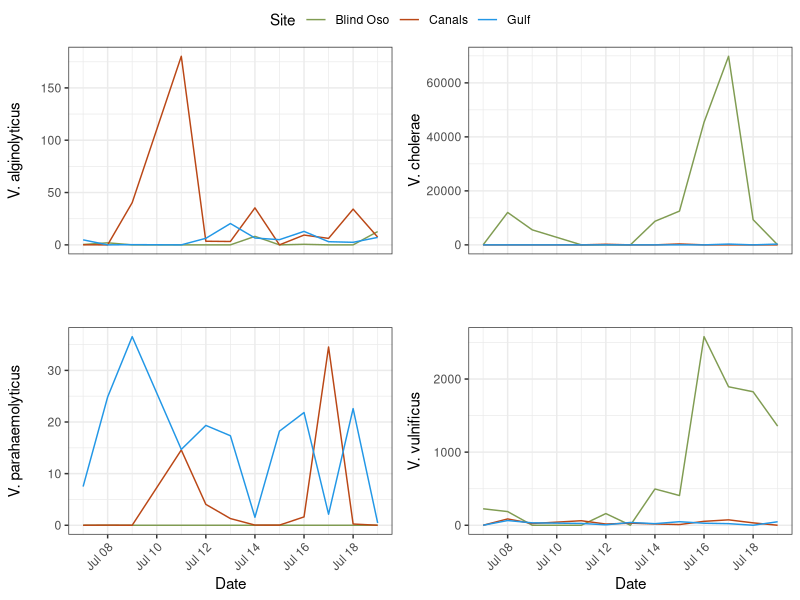
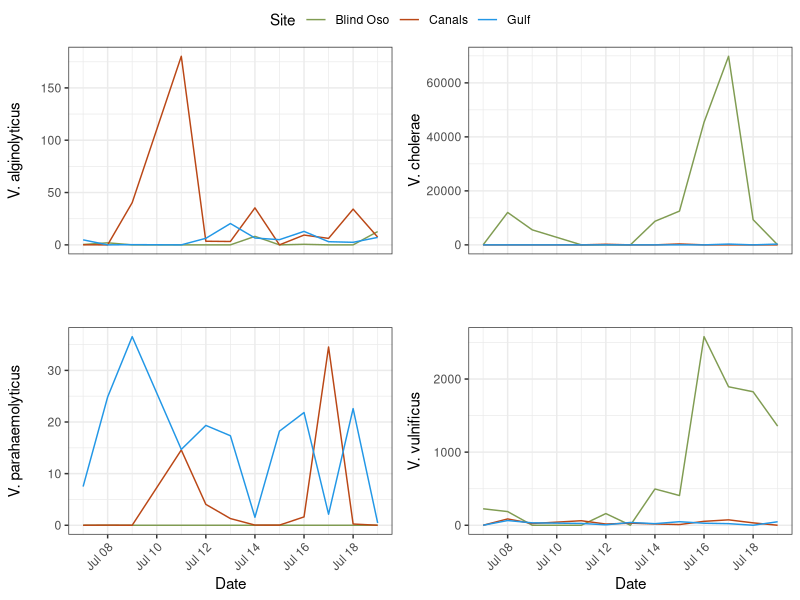

Here is the R script that generated these plots, in order: (Note: this script raises an error after producing the figures.)
## ---- chunk 1
library(here)
library(tidyverse)
library(lubridate)
library(ggpubr) #Stacking Plots
## ---- chunk 2
here<- here::here
rename<- dplyr::rename
## ---- chunk 3
master<- read_csv(here("data", "processed_data","tx_master.csv"))
## ---- chunk 4
master<-
  master %>%
  rename("Site" = "site")
## ---- chunk 5
#png(file = here("results", "plots", "species_specific", "vp_daily.png"))
 vp<-
   master %>%
   filter(Type %in% "Daily") %>%
  ggplot() + geom_line(
    aes(x = date,
        y = Vp,
        color = Site))+ 
  #facet_wrap(~site)  +
  labs(x = "Date",
       y = "V. parahaemolyticus")+
      # title = "Daily Vibrio parahaemolyticus",
       #caption = "BO was 1:10")+
  theme_bw()+
  theme(
    plot.title = element_text(hjust = 0.5),
    axis.text.x = element_text(hjust = 1, angle = 45),
    legend.position = "none")+
  scale_color_manual(values = c("Blind Oso" = "#809C52",
                                "Canals" = "#ba4716",
                                "Gulf" = "4c848c"))
# dev.off()
## ---- chunk 6
#png(file = here("results", "plots", "species_specific", "vv_daily.png"))
vv<-
 master %>%
   filter(Type %in% "Daily") %>%
  ggplot() + geom_line(
    aes(x = date,
        y = Vv,
        color = Site))+ 
 # facet_wrap(~site)  +
  labs(x = "Date",
       y = "V. vulnificus")+
     #  title = "Daily Vibrio vulnificus")+
  theme_bw()+
  theme(
    plot.title = element_text(hjust = 0.5),
    axis.text.x = element_text(hjust = 1, angle = 45),
    legend.position = "none")+ 
  scale_color_manual(values = c("Blind Oso" = "#809C52",
                                "Canals" = "#ba4716",
                                "Gulf" = "4c848c"))
#dev.off()

## ---- chunk 7
vc<-
  master %>%
   filter(Type %in% "Daily") %>%
  ggplot() + geom_line(
    aes(x = date,
        y = Vc,
        color = Site))+ 
  #facet_wrap(~site)  +
  labs(x = "",
       y = "V. cholerae",
       color = "Site")+
      # title = "Daily Vibrio cholerae ",
      # caption = "Blind Oso was 1:50")+
  theme_bw()+
  theme(
    plot.title = element_text(hjust = 0.5),
    axis.text.x = element_blank(),
    axis.ticks.x = element_blank(),
    legend.position = c(0.3,0.6))+ 
  scale_color_manual(values = c("Blind Oso" = "#809C52", #5 replicates
                                "Canals" = "#ba4716",#3
                                "Gulf" = "4c848c"))#3


## ---- chunk 8
va<-
  master %>%
   filter(Type %in% "Daily") %>%
  ggplot() + geom_line(
    aes(x = date,
        y = Va,
        color = Site))+ 
 # facet_wrap(~site)  +
  labs(x = "",
       y = "V. alginolyticus")+
       #title = "Daily Vibrio alginolyticus ")+
  theme_bw()+
  theme(
    plot.title = element_text(hjust = 0.5),
    axis.text.x = element_blank(),
    axis.ticks.x = element_blank(),
    legend.position = "none")+ 
  scale_color_manual(values = c("Blind Oso" = "#809C52", #5 replicates
                                "Canals" = "#ba4716",#3
                                "Gulf" = "4c848c"))#3


## ---- chunk 9
ggarrange(va,vc,vp,vv,
          ncol = 2,nrow =2,
          common.legend = TRUE,
          align = "hv")

ggsave(here('results', 'plots', 'qpcr', 'species','species_by_site.png'))
## ---- chunk 10
yeet<-
  master %>%
  filter(between(date, as.Date('2022-07-07'), as.Date('2022-07-19')),
         hr_cst %in% "01",
         !date %in% as.Date('2022-07-10')) %>%
  dplyr::select(Site, date, 
         Vc)
## ---- chunk 11
spp<-
  master %>%
  filter(hr_cst %in% "01",
         date %in% as.Date('2022-07-07') : as.Date('2022-07-19'))%>%
  select(date, Va, Vc, Vp, Vv, site)

va<-
  spp %>%
  select(site, date, Va) %>%
  mutate(species = "Va") %>% 
  rename("copies_mL" = "Va")

vc<-
  spp %>%
  select(site, date, Vc) %>%
  mutate(species = "Vc") %>% 
  rename("copies_mL" = "Vc")

vp<-
  spp %>%
  select(site, date, Vp) %>%
  mutate(species = "Vp") %>% 
  rename("copies_mL" = "Vp")

vv<-
  spp %>%
  select(site, date, Vv) %>%
  mutate(species = "Vv") %>% 
  rename("copies_mL" = "Vv")

spp<-
  rbind(va,vc,vv,vp)
## ---- chunk 12
bo_spp<-
  spp %>%
  filter(site %in% "Blind Oso") %>%
  ggplot() + geom_line(
    aes(x = date,
        y = copies_mL,
        color = species)) +
  theme_bw() +
  labs(x = "Date",
       y = "Gene Copies per mL",
       title = "Blind Oso",
       color = "Species") +
  theme(legend.position = c(0.25, 0.8),
        legend.background = element_blank(),
        legend.box.background = element_rect(colour = "black"),
        axis.text.x = element_text(hjust = 1, angle = 45))
bo_spp
  
ggsave(here("results", "plots", "qpcr","bo_all_daily.png"))
## ---- chunk 13
c2_spp<-
  spp %>%
  filter(site %in% "Canals") %>%
  ggplot() + geom_line(
    aes(x = date,
        y = copies_mL,
        color = species)) +
  theme_bw() +
  labs(x = "Date",
       y = "Gene Copies per mL",
       title = "Canals",
       color = "Species") +
  theme(legend.position = "none",
         axis.text.x = element_text(hjust = 1, angle = 45))
c2_spp
  
ggsave(here("results", "plots", "qpcr","c2_all_daily.png"))
## ---- chunk 14
rd_spp<-
  spp %>%
  filter(site %in% "Gulf") %>%
  ggplot() + geom_line(
    aes(x = date,
        y = copies_mL,
        color = species))+
  theme_bw() +
  labs(x = "Date",
       y = "Gene Copies per mL",
       title = "Gulf",
       color = "Species") +
  theme(legend.position = "none",
         axis.text.x = element_text(hjust = 1, angle = 45))
rd_spp
  
ggsave(here("results", "plots", "qpcr","rd_all_daily.png"))
## ---- chunk 15
all_spp<-
  ggarrange(bo_spp, c2_spp, rd_spp,
            nrow = 1,
            ncol = 3)
all_spp

ggsave(here("results", "plots", "qpcr","species_all_daily.png"))
## ---- chunk 16
clean<-
  spp %>%
  filter(site %in% "Gulf" &
         species %in% "Vc")
## ---- chunk 17
clean<-
  clean %>%
  filter(between(date, as.Date('2022-07-07'), as.Date('2022-07-13')))

mean(clean$copies_mL)
## ---- chunk 18
#png(file = here("results", "plots", "species_specific", "vp_mon.png"))

  master %>%
  filter(Type %in% "Monthly") %>%
  ggplot() +
    geom_line(
    aes(
      x = date,
      y = Vp,
      color = site),
    size = 1)+ 
  theme_bw()+
     labs(title = "Vp",
       x = "Date",
       y = "Vibrio gene copies/mL") +
    facet_wrap(~site) +
  theme(axis.text.x = element_text(hjust = 1, angle = 45),
        plot.title = element_text(hjust = 0.5),
        legend.position = "none") +
  scale_color_manual(values = c("Blind Oso" = "#809C52",
                                "Canals" = "#ba4716",
                                "Gulf" = "4c848c"))+
  scale_x_date(date_breaks = "1 month", date_labels = "%b")

#dev.off()

 ggsave(here("results", "plots", "qpcr","vp_monthly.png"))
## ---- chunk 19
#png(file = here("results", "plots", "species_specific", "vv_mon.png"))
  master %>%
  filter(Type %in% "Monthly") %>%
  ggplot() +
    geom_line(
    aes(
      x = date,
      y = Vv,
      color = site),
    size = 1)+ 
  theme_bw()+
     labs(title = "Vv",
       x = "Date",
       y = "Vibrio gene copies/mL") +
    facet_wrap(~site) +
  theme(axis.text.x = element_text(hjust = 1, angle = 45),
        plot.title = element_text(hjust = 0.5),
        legend.position = "none") +
  scale_color_manual(values = c("Blind Oso" = "#809C52",
                                "Canals" = "#ba4716",
                                "Gulf" = "4c848c"))+
  scale_x_date(date_breaks = "1 month", date_labels = "%b")
#dev.off()

  ggsave(here("results", "plots", "qpcr","vv_monthly.png"))
## ---- chunk 20
  master %>%
  filter(Type %in% "Monthly") %>%
  ggplot() +
    geom_line(
    aes(
      x = date,
      y = Va,
      color = site),
    size = 1)+ 
  theme_bw()+
     labs(title = "Va",
       x = "Date",
       y = "Vibrio gene copies/mL") +
    facet_wrap(~site) +
  theme(axis.text.x = element_text(hjust = 1, angle = 45),
        plot.title = element_text(hjust = 0.5),
        legend.position = "none") +
  scale_color_manual(values = c("Blind Oso" = "#809C52",
                                "Canals" = "#ba4716",
                                "Gulf" = "4c848c"))+
  scale_x_date(date_breaks = "1 month", date_labels = "%b")
#dev.off()

 ggsave(here("results", "plots","qpcr", "va_monthly.png"))
## ---- chunk 21
  master %>%
  filter(Type %in% "Monthly") %>%
  ggplot() +
    geom_line(
    aes(
      x = date,
      y = Vc,
      color = site),
    size = 1)+ 
  theme_bw()+
     labs(title = "Vc",
       x = "Date",
       y = "Vibrio gene copies/mL") +
    facet_wrap(~site) +
  theme(axis.text.x = element_text(hjust = 1, angle = 45),
        plot.title = element_text(hjust = 0.5),
        legend.position = "none") +
  scale_color_manual(values = c("Blind Oso" = "#809C52",
                                "Canals" = "#ba4716",
                                "Gulf" = "4c848c"))+
  scale_x_date(date_breaks = "1 month", date_labels = "%b")
#dev.off()

 ggsave(here("results", "plots","qpcr", "vc_monthly.png"))
 
## ---- chunk 22
bo_spp_monthly<-
  master %>%
  filter(Type %in% "Monthly",
         site %in% "Blind Oso") %>%
  ggplot() +
  geom_line(
    aes(
      x = date,
      y = Vc),
      color = "#00BFC4",
    size = 1)+ 
  geom_line(
    aes(
      x = date,
      y = Vv),
      color = "#00BA38",
    size = 1)+ 
    geom_line(
    aes(
      x = date,
      y = Vp),
      color = "#C77CFF",
    size = 1)+ 
  theme_bw()+
     labs(title = "Vibrio Species at Blind Oso",
       x = "Date",
       y = "Vibrio gene copies/mL") +
  theme(axis.text.x = element_text(hjust = 1, angle = 45),
        plot.title = element_text(hjust = 0.5),
        legend.position = "none") 

bo_spp_monthly

#dev.off()
 ggsave(here("results", "plots","qpcr", "bo_all_monthly.png"))
## ---- chunk 23
c2_spp_monthly<-
  master %>%
  filter(Type %in% "Monthly",
         site %in% "Canals") %>%
  ggplot() +
  geom_line(
    aes(
      x = date,
      y = Vc),
      color = "#00BFC4",
    size = 1)+ 
  geom_line(
    aes(
      x = date,
      y = Vv),
      color = "#00BA38",
    size = 1)+ 
    geom_line(
    aes(
      x = date,
      y = Vp),
      color = "#C77CFF",
    size = 1)+ 
  theme_bw()+
     labs(title = "Vibrio Species at Canals",
       x = "Date",
       y = "Vibrio gene copies/mL") +
  theme(axis.text.x = element_text(hjust = 1, angle = 45),
        plot.title = element_text(hjust = 0.5),
        legend.position = "none") 

c2_spp_monthly

#dev.off()
 ggsave(here("results", "plots","qpcr", "c2_all_monthly.png"))
## ---- chunk 24
rd_spp_monthly<- 
  master %>%
  filter(Type %in% "Monthly",
         site %in% "Gulf") %>%
  ggplot() +
  geom_line(
    aes(
      x = date,
      y = Vc),
      color = "#00BFC4",
    size = 1)+ 
  geom_line(
    aes(
      x = date,
      y = Vv),
      color = "#00BA38",
    size = 1)+ 
    geom_line(
    aes(
      x = date,
      y = Vp),
      color = "#C77CFF",
    size = 1)+ 
  theme_bw()+
     labs(title = "Vibrio Species at Gulf",
       x = "Date",
       y = "Vibrio gene copies/mL") +
  theme(axis.text.x = element_text(hjust = 1, angle = 45),
        plot.title = element_text(hjust = 0.5),
        legend.position = "none") 

rd_spp_monthly

#dev.off()
 ggsave(here("results", "plots", "qpcr","rd_all_monthly.png"))
